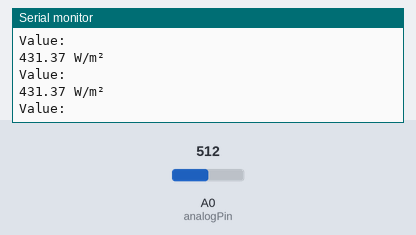
The sketch below on a simulated Arduino Uno, built with avr-gcc and run on an emulated ATmega328P. Shown: the last lines printed to the serial monitor. Inputs (shaded band) come from the test bench; at power-on: A0 (analogPin) = 512.

Above: at 1.3 s.
1.4 s: A0 (analogPin) set to 716
At 2.32 s:
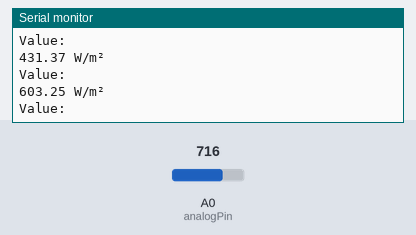
2.9 s: A0 (analogPin) set to 900
At 3.83 s:
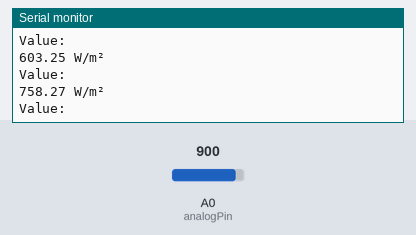
Timing chart, 0 to 5.9 s (numbered marks = the images above; inputs shaded):
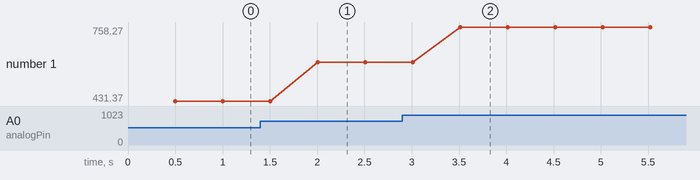

The sketch:

spektron.ino
```cpp
int analogPin = 0;

float val = 0;           // variable to store the value read

float amp_gain = 51;

float input_v = 3.3;

float sensor_value = 0;

void setup(){
  Serial.begin(9600);          //  setup serial
}


void loop()

{

  sensor_value = (((float)analogRead(analogPin)*input_v)/1024.0)/amp_gain;    // read the input pin
  val = (sensor_value*1000.0)/0.075;
  delay(1);
  Serial.println("Value:");
  delay(500);
  Serial.print(val);// debug value
  Serial.print(" W/m²");
  Serial.println();

}
```

Measured:
- after the input at 1.4 s, the serial monitor: prints a new line after 0.61 s (image 1)
- after the input at 2.9 s, the serial monitor: prints a new line after 0.61 s (image 2)
- plotted number 1: 431.37 → 603.25 after the input at 1.4 s, 603.25 → 758.27 after the input at 2.9 s
